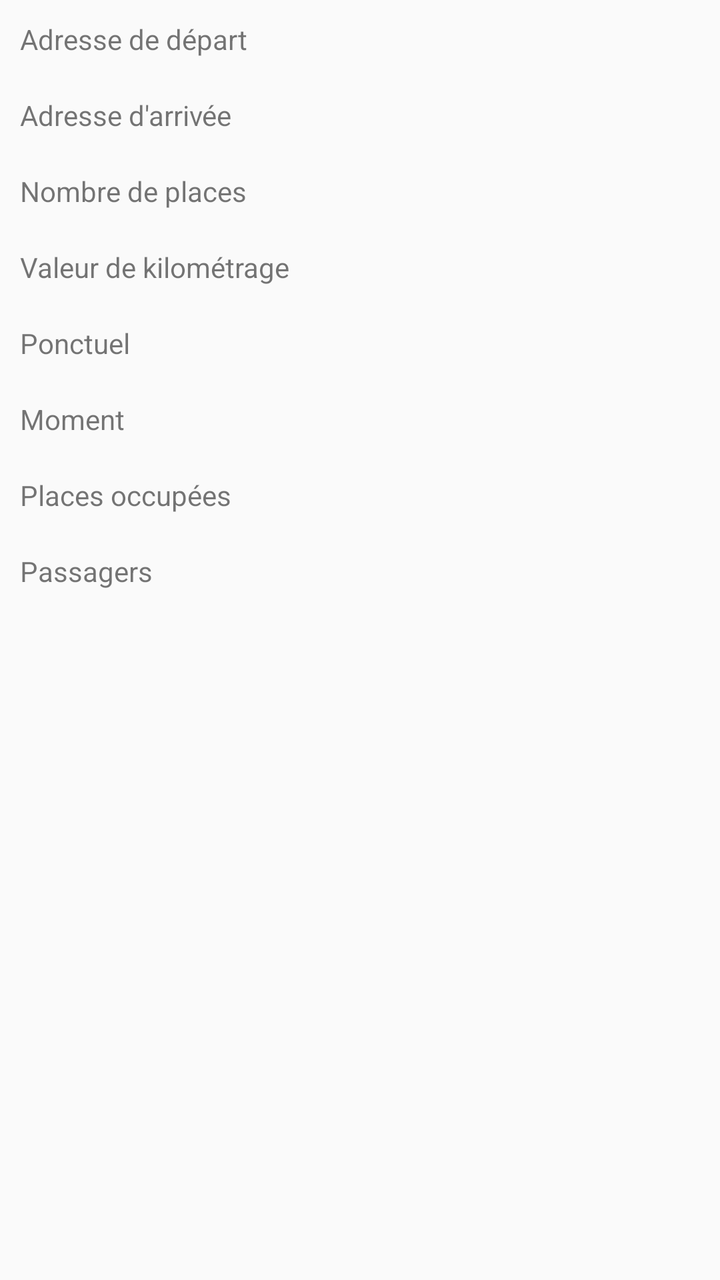
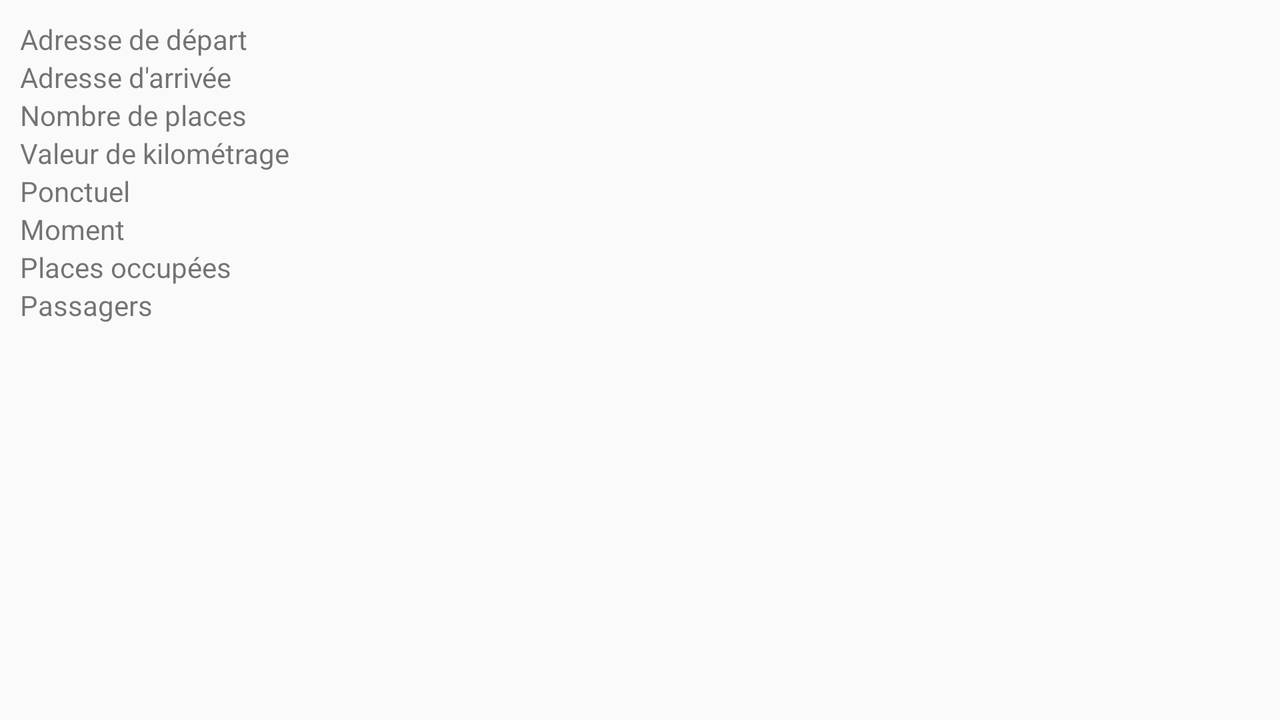

First picture: res/layout/ on a phone held upright. Second picture: the repository's own variant of that layout, on a device whose configuration matches the variant's folder. Source for both follows.
<!-- AndroidManifest.xml: application theme AppTheme -->
<!-- res/layout/fragment_offer_detail.xml -->
<ScrollView xmlns:android="http://schemas.android.com/apk/res/android"
    android:layout_width="fill_parent"
    android:layout_height="fill_parent"
    android:fillViewport="true"
    android:orientation="vertical" >
    <LinearLayout xmlns:android="http://schemas.android.com/apk/res/android"
        xmlns:tools="http://schemas.android.com/tools" android:layout_width="match_parent"
        android:layout_height="wrap_content"
        tools:context="com.yanickouellet.carpooling.fragments.OfferDetailFragment"
        android:orientation="vertical"
        android:padding="@dimen/application_padding">

        <TextView android:id="@+id/offer_detail_lbl_from_address" style="@style/DetailTextView"
            android:layout_width="wrap_content" android:layout_height="wrap_content"
            android:text="@string/from_address" />

        <TextView android:id="@+id/offer_detail_from_address" style="@style/DetailTextView.Value"
            android:layout_width="wrap_content" android:layout_height="wrap_content" />

        <TextView android:id="@+id/offer_detail_lbl_to_address" style="@style/DetailTextView"
            android:layout_width="wrap_content" android:layout_height="wrap_content"
            android:text="@string/to_address" />

        <TextView android:id="@+id/offer_detail_to_address" style="@style/DetailTextView.Value"
            android:layout_width="wrap_content" android:layout_height="wrap_content"  />

        <TextView android:id="@+id/offer_detail_lbl_places" style="@style/DetailTextView"
            android:layout_width="wrap_content" android:layout_height="wrap_content"
            android:text="@string/places" />

        <TextView android:id="@+id/offer_detail_places" style="@style/DetailTextView.Value"
            android:layout_width="wrap_content" android:layout_height="wrap_content"  />

        <TextView android:id="@+id/offer_detail_lbl_km_value" style="@style/DetailTextView"
            android:layout_width="wrap_content" android:layout_height="wrap_content"
            android:text="@string/km_value" />

        <TextView android:id="@+id/offer_detail_km_value" style="@style/DetailTextView.Value"
            android:layout_width="wrap_content" android:layout_height="wrap_content"  />

        <TextView android:id="@+id/offer_detail_lbl_is_ponctual" style="@style/DetailTextView"
           android:layout_width="wrap_content" android:layout_height="wrap_content"
           android:text="@string/is_ponctual" />

        <TextView android:id="@+id/offer_detail_is_ponctual" style="@style/DetailTextView.Value"
            android:layout_width="wrap_content" android:layout_height="wrap_content"  />

        <TextView android:id="@+id/offer_detail_lbl_date" style="@style/DetailTextView"
            android:layout_width="wrap_content" android:layout_height="wrap_content"
            android:text="@string/carpooling_moment" />

        <TextView android:id="@+id/offer_detail_date" style="@style/DetailTextView.Value"
            android:layout_width="wrap_content" android:layout_height="wrap_content"  />

        <TextView android:id="@+id/offer_detail_lbl_state" style="@style/DetailTextView"
            android:layout_width="wrap_content" android:layout_height="wrap_content"
            android:text="@string/state" />

        <TextView android:id="@+id/offer_detail_state" style="@style/DetailTextView.Value"
            android:layout_width="wrap_content" android:layout_height="wrap_content"  />

        <TextView android:id="@+id/offer_detail_lbl_passenger" style="@style/DetailTextView"
            android:layout_width="wrap_content" android:layout_height="wrap_content"
            android:text="@string/passengers" />

        <TextView android:id="@+id/offer_detail_passenger" style="@style/DetailTextView.Value"
            android:layout_width="wrap_content" android:layout_height="wrap_content"  />

    </LinearLayout>
</ScrollView>
<!-- resources referenced by this layout -->
<resources>
  <dimen name="application_padding">10dp</dimen>
  <string name="carpooling_moment">Moment</string>
  <string name="from_address">Adresse de départ</string>
  <string name="is_ponctual">Ponctuel</string>
  <string name="km_value">Valeur de kilométrage</string>
  <string name="passengers">Passagers</string>
  <string name="places">Nombre de places</string>
  <string name="state">Places occupées</string>
  <string name="to_address">Adresse d\'arrivée</string>
  <style name="AppTheme" parent="Theme.AppCompat.Light.NoActionBar">
      </style>
</resources>
<!-- res/layout-land/fragment_offer_detail.xml (the repository's variant of the layout above) -->
<!-- drawn on the phone turned sideways -->
<ScrollView xmlns:android="http://schemas.android.com/apk/res/android"
    android:layout_width="fill_parent"
    android:layout_height="fill_parent"
    android:fillViewport="true"
    android:orientation="vertical" >
    <LinearLayout xmlns:android="http://schemas.android.com/apk/res/android"
        xmlns:tools="http://schemas.android.com/tools" android:layout_width="match_parent"
        android:layout_height="wrap_content"
        tools:context="com.yanickouellet.carpooling.fragments.OfferDetailFragment"
        android:orientation="vertical"
        android:padding="@dimen/application_padding">
        <LinearLayout
            android:layout_width="match_parent"
            android:layout_height="wrap_content"
            android:orientation="horizontal"
            >
            <TextView android:id="@+id/offer_detail_lbl_from_address" style="@style/DetailTextView"
                android:layout_width="wrap_content" android:layout_height="wrap_content"
                android:text="@string/from_address" />

            <TextView android:id="@+id/offer_detail_from_address" style="@style/DetailTextView.Value"
                android:layout_width="0dp" android:layout_weight="1" android:layout_height="wrap_content" android:gravity="end" />
        </LinearLayout>
        <LinearLayout
            android:layout_width="match_parent"
            android:layout_height="wrap_content"
            android:orientation="horizontal"
            >
            <TextView android:id="@+id/offer_detail_lbl_to_address" style="@style/DetailTextView"
                android:layout_width="wrap_content" android:layout_height="wrap_content"
                android:text="@string/to_address" />

            <TextView android:id="@+id/offer_detail_to_address" style="@style/DetailTextView.Value"
                android:layout_width="0dp" android:layout_weight="1" android:layout_height="wrap_content" android:gravity="end" />
        </LinearLayout>
        <LinearLayout
            android:layout_width="match_parent"
            android:layout_height="wrap_content"
            android:orientation="horizontal"
            >
            <TextView android:id="@+id/offer_detail_lbl_places" style="@style/DetailTextView"
                android:layout_width="wrap_content" android:layout_height="wrap_content"
                android:text="@string/places" />

            <TextView android:id="@+id/offer_detail_places" style="@style/DetailTextView.Value"
                android:layout_width="0dp" android:layout_weight="1" android:layout_height="wrap_content" android:gravity="end" />
        </LinearLayout>
        <LinearLayout
            android:layout_width="match_parent"
            android:layout_height="wrap_content"
            android:orientation="horizontal"
            >
            <TextView android:id="@+id/offer_detail_lbl_km_value" style="@style/DetailTextView"
                android:layout_width="wrap_content" android:layout_height="wrap_content"
                android:text="@string/km_value" />

            <TextView android:id="@+id/offer_detail_km_value" style="@style/DetailTextView.Value"
                android:layout_width="0dp" android:layout_weight="1" android:layout_height="wrap_content" android:gravity="end" />
        </LinearLayout>
        <LinearLayout
            android:layout_width="match_parent"
            android:layout_height="wrap_content"
            android:orientation="horizontal"
            >
            <TextView android:id="@+id/offer_detail_lbl_is_ponctual" style="@style/DetailTextView"
                android:layout_width="wrap_content" android:layout_height="wrap_content"
                android:text="@string/is_ponctual" />

            <TextView android:id="@+id/offer_detail_is_ponctual" style="@style/DetailTextView.Value"
                android:layout_width="0dp" android:layout_weight="1" android:layout_height="wrap_content" android:gravity="end" />
        </LinearLayout>
        <LinearLayout
            android:layout_width="match_parent"
            android:layout_height="wrap_content"
            android:orientation="horizontal"
            >
            <TextView android:id="@+id/offer_detail_lbl_date" style="@style/DetailTextView"
                android:layout_width="wrap_content" android:layout_height="wrap_content"
                android:text="@string/carpooling_moment" />

            <TextView android:id="@+id/offer_detail_date" style="@style/DetailTextView.Value"
                android:layout_width="0dp" android:layout_weight="1" android:layout_height="wrap_content" android:gravity="end"  />
        </LinearLayout>
        <LinearLayout
            android:layout_width="match_parent"
            android:layout_height="wrap_content"
            android:orientation="horizontal"
            >
            <TextView android:id="@+id/offer_detail_lbl_state" style="@style/DetailTextView"
                android:layout_width="wrap_content" android:layout_height="wrap_content"
                android:text="@string/state" />

            <TextView android:id="@+id/offer_detail_state" style="@style/DetailTextView.Value"
                android:layout_width="0dp" android:layout_weight="1" android:layout_height="wrap_content" android:gravity="end" />
        </LinearLayout>
        <LinearLayout
            android:layout_width="match_parent"
            android:layout_height="wrap_content"
            android:orientation="horizontal"
            >
            <TextView android:id="@+id/offer_detail_lbl_passenger" style="@style/DetailTextView"
                android:layout_width="wrap_content" android:layout_height="wrap_content"
                android:text="@string/passengers" />

            <TextView android:id="@+id/offer_detail_passenger" style="@style/DetailTextView.Value"
                android:layout_width="0dp" android:layout_weight="1" android:layout_height="wrap_content" android:gravity="end" />
        </LinearLayout>
    </LinearLayout>
</ScrollView>
